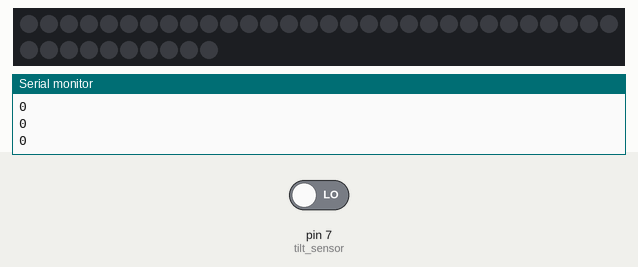
Recording of a sketch running on a simulated Arduino Uno, built with avr-gcc and run on an emulated ATmega328P. Parts: 40 RGB LEDs in strip order, left to right, continuing on the next row, the last lines printed to the serial monitor. Inputs (shaded band) come from the test bench; at power-on: pin 7 (tilt_sensor) LOW. Dim RGB values are drawn brighter than linear.

Above: at 1.2 s.
1.3 s: pin 7 (tilt_sensor) driven HIGH
At 1.99 s:
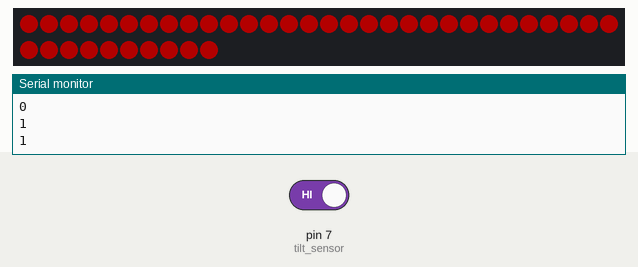
At 3.13 s:
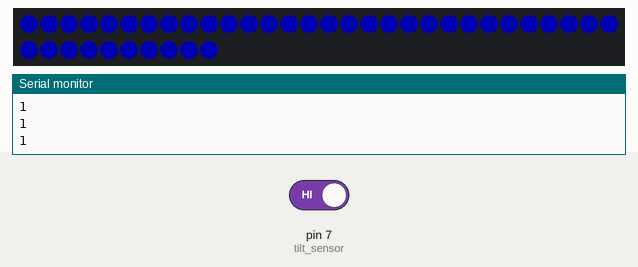
3.6 s: pin 7 (tilt_sensor) driven LOW
5.1 s: pin 7 (tilt_sensor) driven HIGH
At 5.77 s:
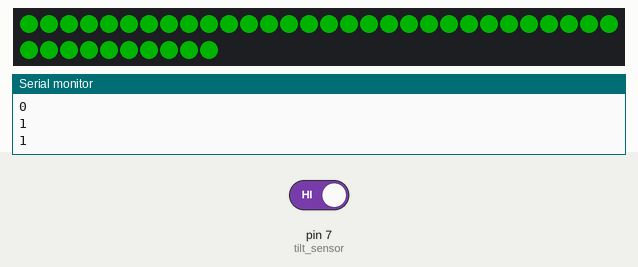
Timing chart, 0 to 8.1 s (numbered marks = the images above; inputs shaded):
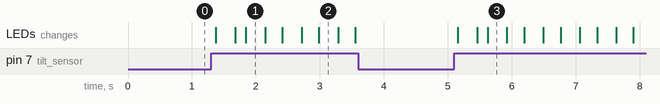

The sketch:

Light_Saber.ino
```cpp
// include the Neopixel library
#include <Adafruit_NeoPixel.h>

// define constants & state variables
const int led_count = 40; // number of neopixels
int color = 0;            // 0 = red, 1 = green, 2 = blue

// define the component pins
int neopixel_pin = 9; // connect the data pin of neopixels at pin 9
                      // connect the GND pin of neopixels at GND
                      // connect the 5V pin of neopixels at 5V
int tilt_sensor = 7;  // connect the DO pin of tilt sensor at pin 6
                      // connect the GND pin of tilt sensor at GND
                      // connect the VCC pin of tilt sensor at 5V

// create a Neopixel object
Adafruit_NeoPixel strip(led_count, neopixel_pin, NEO_GRB + NEO_KHZ800);

void setup()
{
  // set the pin modes
  pinMode(tilt_sensor, INPUT);

  // initialize the neopixels with #000
  strip.begin();
  strip.setBrightness(60);
  for (int i = 0; i < led_count; i++)
  {
    strip.setPixelColor(i, strip.Color(0, 0, 0));
    strip.show();
  }

  // initialize the serial port
  Serial.begin(9600);
}

void loop()
{
  // take reading from tilt sensor
  int reading = digitalRead(tilt_sensor);
  Serial.println(reading);

  if (reading == HIGH)
  {
    // if a shake is detected

    if (color == 0)
    { // red
      for (int i = 0; i < led_count; i++)
      {
        strip.setPixelColor(i, strip.Color(255, 0, 0));
        strip.show();
        delay(10);
      }
      color = 1;
    }
    else if (color == 1)
    { // green
      for (int i = 0; i < led_count; i++)
      {
        strip.setPixelColor(i, strip.Color(0, 255, 0));
        strip.show();
        delay(10);
      }
      color = 2;
    }
    else if (color == 2)
    { // blue
      for (int i = 0; i < led_count; i++)
      {
        strip.setPixelColor(i, strip.Color(0, 0, 255));
        strip.show();
        delay(10);
      }
      color = 0;
    }
  }
  // delay for smooth performance
  delay(100);
}
```

Measured:
- after the input at 1.3 s, the LEDs: first change after 0.07 s (image 1 shows a later state)
- after the input at 5.1 s, the LEDs: first change after 0.06 s (image 3 shows a later state)
